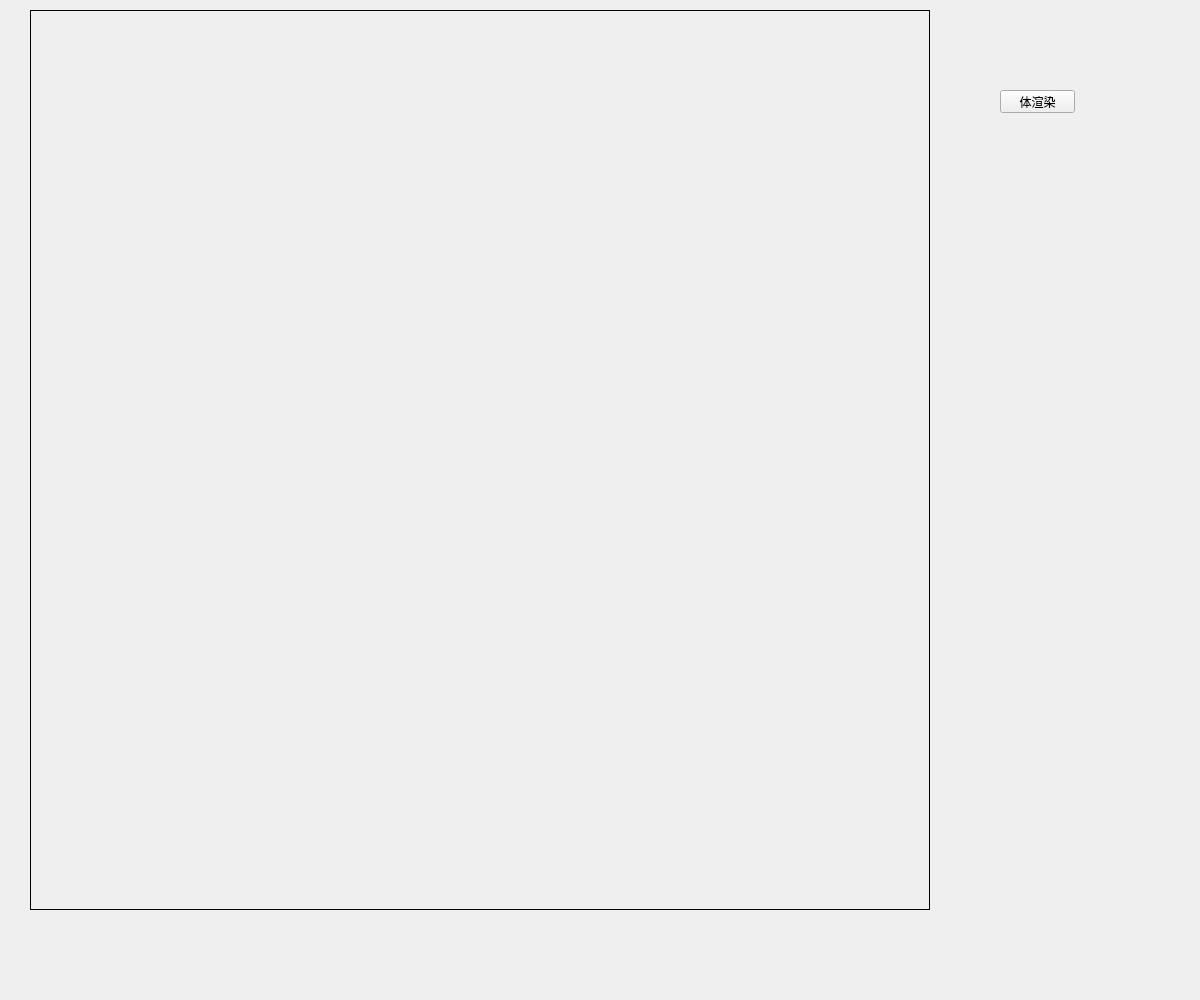
<?xml version="1.0" encoding="UTF-8"?>
<ui version="4.0">
 <class>Three_Dimension</class>
 <widget class="QWidget" name="Three_Dimension">
  <property name="geometry">
   <rect>
    <x>0</x>
    <y>0</y>
    <width>1200</width>
    <height>1000</height>
   </rect>
  </property>
  <property name="windowTitle">
   <string>Form</string>
  </property>
  <widget class="QLabel" name="pic_label">
   <property name="geometry">
    <rect>
     <x>30</x>
     <y>10</y>
     <width>900</width>
     <height>900</height>
    </rect>
   </property>
   <property name="styleSheet">
    <string notr="true">border: 1px solid black;</string>
   </property>
   <property name="text">
    <string/>
   </property>
  </widget>
  <widget class="QPushButton" name="Btn_Volume">
   <property name="geometry">
    <rect>
     <x>1000</x>
     <y>90</y>
     <width>75</width>
     <height>23</height>
    </rect>
   </property>
   <property name="text">
    <string>体渲染</string>
   </property>
  </widget>
 </widget>
 <resources/>
 <connections>
  <connection>
   <sender>Btn_Volume</sender>
   <signal>clicked()</signal>
   <receiver>Three_Dimension</receiver>
   <slot>On_Btn_Volume_Clicked()</slot>
   <hints>
    <hint type="sourcelabel">
     <x>1026</x>
     <y>106</y>
    </hint>
    <hint type="destinationlabel">
     <x>986</x>
     <y>103</y>
    </hint>
   </hints>
  </connection>
 </connections>
 <slots>
  <slot>On_Btn_Volume_Clicked()</slot>
 </slots>
</ui>
